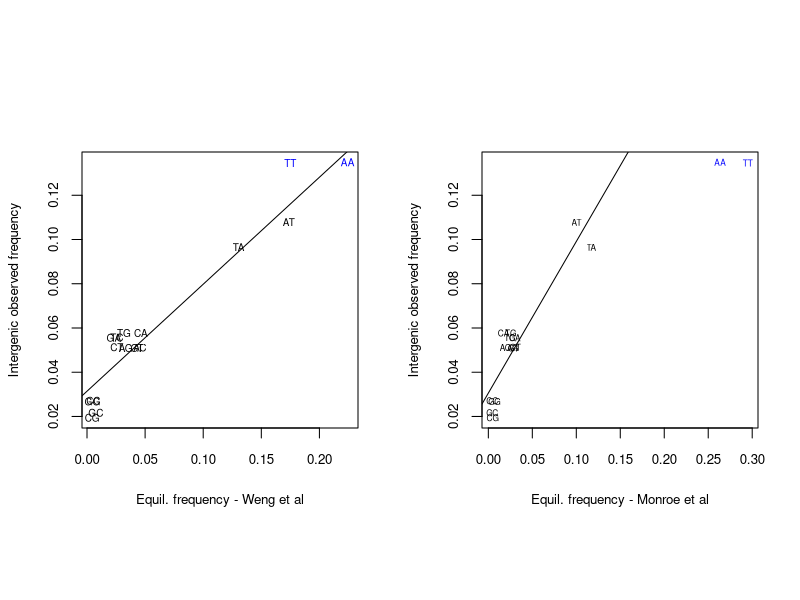
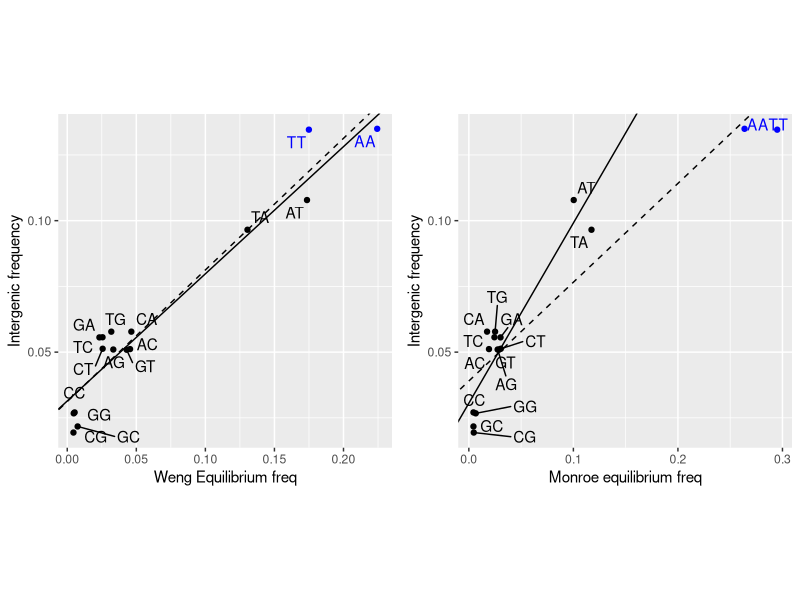

Recreate these plots in R, in order.
library(stringr)
library(ggrepel)
library(ggplot2)
library(gridExtra)


data1 <- read.csv("Dinuc_equil.csv", header = TRUE)

attach(data1)
dinucs <- data1$dinucleotide
M_e <- data1[,2]
W_e <- data1[,3]
intron_abs <- data1$intron
interg_abs <- data1$intergenic
geno_abs <- data1$genomic


intron_rel <- intron_abs/(sum(intron_abs))
interg_rel <- interg_abs/(sum(interg_abs))
geno_rel <- geno_abs/(sum(geno_abs))

data1$interg_rel <- interg_rel

dinucs.1 <- dinucs
dinucs.1 <- str_replace_all(dinucs.1, "AA", "blue")

dinucs.1 <- str_replace_all(dinucs.1, "TT", "blue")
dinucs.1 <- str_replace_all(dinucs.1, "[ACTG][ACTG]", "black")

data1$dinucs.1 <- dinucs.1

M_e_notAATT <- M_e[c(2:15)]
W_e_notAATT <- W_e[c(2:15)]
interg_rel_notAATT <- interg_rel[c(2:15)]

pdf("Fig3.pdf")


par(mfrow=c(1,2))
par(pty="s")
plot(W_e, interg_rel,  type = "n", xlab = "Equil. frequency - Weng et al", ylab = "Intergenic observed frequency", cex.axis=0.8, cex.lab=0.8)
text(W_e, interg_rel,labels=dinucs, col=dinucs.1, cex= 0.6, offset = 10)

abline(lm(interg_rel_notAATT~W_e_notAATT))


plot(M_e, interg_rel,  type = "n", xlab = "Equil. frequency - Monroe et al", ylab = "Intergenic observed frequency", cex.axis=0.8,cex.lab=0.8)
text(M_e, interg_rel,labels=dinucs, col=dinucs.1, cex= 0.5, offset = 10)

abline(lm(interg_rel_notAATT~M_e_notAATT))


dev.off()

M_e_AA <- M_e[1]
M_e_TT <- M_e[16]
M_e_AATT <- M_e_AA + M_e_TT

W_e_AA <- W_e[1]
W_e_TT <- W_e[16]
W_e_AATT <-W_e_AA + W_e_TT



interg_rel_AA <- interg_rel[1]
interg_rel_TT <- interg_rel[16]
interg_rel_AATT <-interg_rel_AA + interg_rel_TT 

interg_abs_AA <- interg_abs[1]
interg_abs_TT <- interg_abs[16]
interg_abs_AATT <-interg_abs_AA + interg_abs_TT 

Num_E_M <- sum(interg_abs)*M_e_AATT
Num_E_W <- sum(interg_abs)*W_e_AATT
Num_O_Interg <- interg_abs_AATT

ch.M <- (Num_O_Interg - Num_E_M)^2/Num_E_M
ch.W <- (Num_O_Interg - Num_E_W)^2/Num_E_W

lm_fit_M_notAATT <- lm(interg_rel_notAATT~M_e_notAATT)
sm.M_notAATT <- summary(lm_fit_M_notAATT)
lm_fit_W_notAATT <- lm(interg_rel_notAATT~W_e_notAATT)
sm.W_notAATT <- summary(lm_fit_W_notAATT)  
lm_fit_M_all <- lm(interg_rel~M_e)
sm.M_all <- summary(lm_fit_M_all)
lm_fit_W_all <- lm(interg_rel~W_e)
sm.W_all <- summary(lm_fit_W_all) 


#try plot with ggrepel
options(ggrepel.max.overlaps = Inf)
p.M <- ggplot(data1, aes(Monroe_estimate,interg_rel, label = dinucleotide)) +
  geom_point(color = dinucs.1)+ theme(aspect.ratio=1) + geom_abline(slope=lm_fit_M_notAATT$coef[2], intercept =lm_fit_M_notAATT$coef[1]) + geom_abline(slope=lm_fit_M_all$coef[2], intercept =lm_fit_M_all$coef[1], linetype=2)
  p.M.1 <- p.M + geom_text_repel(colour=dinucs.1) +labs(x = "Monroe equilibrium freq", y="Intergenic frequency")
  
  p.W <- ggplot(data1, aes(Weng_estimate,interg_rel, label = dinucleotide))+
  geom_point(color = dinucs.1)+ theme(aspect.ratio=1) + geom_abline(slope=lm_fit_W_notAATT$coef[2], intercept =lm_fit_W_notAATT$coef[1])+ geom_abline(slope=lm_fit_W_all$coef[2], intercept =lm_fit_W_all$coef[1], linetype=2)
  p.W.1 <- p.W + geom_text_repel(colour=dinucs.1) +labs(x = "Weng Equilibrium freq", y="Intergenic frequency")
  
 pdf(file = "Figs1g.pdf", height = 6, width = 12)
 
  gridExtra::grid.arrange(p.W.1, p.M.1, ncol = 2)
  
  dev.off()
  
  #check for equal slopes
  
lm_fit_M_notAATT <- lm(interg_rel_notAATT~M_e_notAATT)
sm.M_notAATT <- summary(lm_fit_M_notAATT)
lm_fit_W_notAATT <- lm(interg_rel_notAATT~W_e_notAATT)
sm.W_notAATT <- summary(lm_fit_W_notAATT)  
lm_fit_M_all <- lm(interg_rel~M_e)
sm.M_all <- summary(lm_fit_M_all)
lm_fit_W_all <- lm(interg_rel~W_e)
sm.W_all <- summary(lm_fit_W_all)  


coef.M_notAATT <- sm.M_notAATT$coef[,2]
coef.W_notAATT <- sm.W_notAATT$coef[,2]
coef.M_all <- sm.M_all$coef[,2]
coef.W_all <- sm.W_all$coef[,2]

slope.M.nAATT <- sm.M_notAATT$coef[2]
slope.W.nAATT <- sm.W_notAATT$coef[2]
slope.M.all <- sm.M_all$coef[2]
slope.W.all <- sm.W_all$coef[2]


sem.M.nAATT <- sm.M_notAATT$coef[4]
sem.W.nAATT <- sm.W_notAATT$coef[4]
sem.M.all <- sm.M_all$coef[4]
sem.W.all <- sm.W_all$coef[4]


t.M <- (slope.M.nAATT - slope.M.all)/(sqrt(sem.M.nAATT^2 + sem.M.all^2))
t.W <- (slope.W.nAATT - slope.W.all)/(sqrt(sem.W.nAATT^2 + sem.W.all^2))

p.value.M <- dt(t.M, df=26)
  p.value.W <- dt(t.W, df=26)
